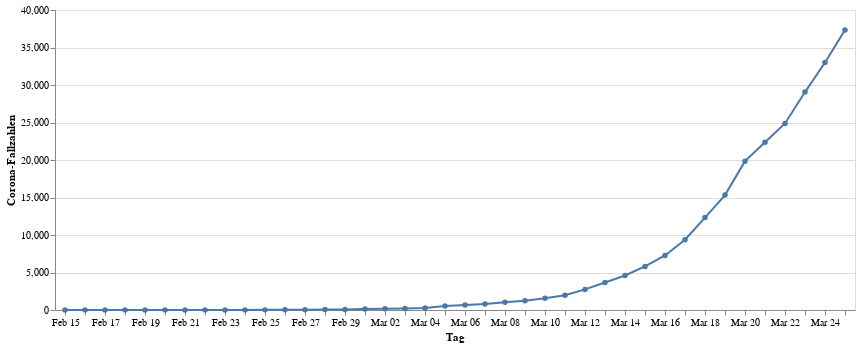

Notebook code for this chart:
### Code cell
infections = alt.Chart(data).mark_line(point=True).encode(
    alt.X("monthdate(day):O", title="Tag"),
    alt.Y("cases:Q", title="Corona-Fallzahlen"))
infections

### Figure 1 — Vega-Lite specification as saved in the notebook (floating-point values rounded to 4 significant figures)
{"config": {"view": {"continuousWidth": 400, "continuousHeight": 300}}, "data": {"name": "data-cea82d7bd5a26aea50bc3a099a5fd514"}, "mark": {"type": "line", "point": true}, "encoding": {"x": {"type": "ordinal", "field": "day", "timeUnit": "monthdate", "title": "Tag"}, "y": {"type": "quantitative", "field": "cases", "title": "Corona-Fallzahlen"}}, "$schema": "https://vega.github.io/schema/vega-lite/v4.0.2.json", "datasets": {"data-cea82d7bd5a26aea50bc3a099a5fd514": [{"day": "2020-02-15T00:00:00", "cases": 16}, {"day": "2020-02-16T00:00:00", "cases": 16}, {"day": "2020-02-17T00:00:00", "cases": 16}, {"day": "2020-02-18T00:00:00", "cases": 16}, {"day": "2020-02-19T00:00:00", "cases": 16}, {"day": "2020-02-20T00:00:00", "cases": 16}, {"day": "2020-02-21T00:00:00", "cases": 16}, {"day": "2020-02-22T00:00:00", "cases": 16}, {"day": "2020-02-23T00:00:00", "cases": 16}, {"day": "2020-02-24T00:00:00", "cases": 16}, {"day": "2020-02-25T00:00:00", "cases": 18}, {"day": "2020-02-26T00:00:00", "cases": 26}, {"day": "2020-02-27T00:00:00", "cases": 48}, {"day": "2020-02-28T00:00:00", "cases": 74}, {"day": "2020-02-29T00:00:00", "cases": 79}, {"day": "2020-03-01T00:00:00", "cases": 130}, {"day": "2020-03-02T00:00:00", "cases": 165}, {"day": "2020-03-03T00:00:00", "cases": 203}, {"day": "2020-03-04T00:00:00", "cases": 262}, {"day": "2020-03-05T00:00:00", "cases": 545}, {"day": "2020-03-06T00:00:00", "cases": 670}, {"day": "2020-03-07T00:00:00", "cases": 800}, {"day": "2020-03-08T00:00:00", "cases": 1040}, {"day": "2020-03-09T00:00:00", "cases": 1224}, {"day": "2020-03-10T00:00:00", "cases": 1565}, {"day": "2020-03-11T00:00:00", "cases": 1966}, {"day": "2020-03-12T00:00:00", "cases": 2745}, {"day": "2020-03-13T00:00:00", "cases": 3675}, {"day": "2020-03-14T00:00:00", "cases": 4599}, {"day": "2020-03-15T00:00:00", "cases": 5813}, {"day": "2020-03-16T00:00:00", "cases": 7272}, {"day": "2020-03-17T00:00:00", "cases": 9367}, {"day": "2020-03-18T00:00:00", "cases": 12327}, {"day": "2020-03-19T00:00:00", "cases": 15320}, {"day": "2020-03-20T00:00:00", "cases": 19848}, {"day": "2020-03-21T00:00:00", "cases": 22364}, {"day": "2020-03-22T00:00:00", "cases": 24873}, {"day": "2020-03-23T00:00:00", "cases": 29056}, {"day": "2020-03-24T00:00:00", "cases": 32991}, {"day": "2020-03-25T00:00:00", "cases": 37323}]}}
